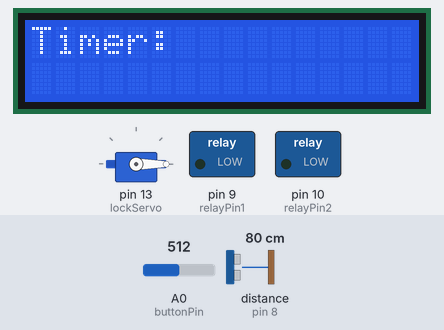
This sketch was run on a simulated Arduino Uno, built with avr-gcc and run on an emulated ATmega328P. On the bench: servo, 16×2 character LCD, switched loads named in the sketch (green lamp = pin HIGH). Wiring (inferred from the names in the program): ultrasonic range finder: trigger pin 7; echo pin 8. The test bench sets the inputs (shaded band); at power-on: A0 (buttonPin) = 512, distance to the obstacle (sensor on pin 8) 80 cm. The echo pulse lasts 58.3 µs per cm; pins used as bus, display or sensor lines are not drawn; what the sketch prints to the serial monitor is not drawn.

Above: at 0.5 s.
At 8.7 s:
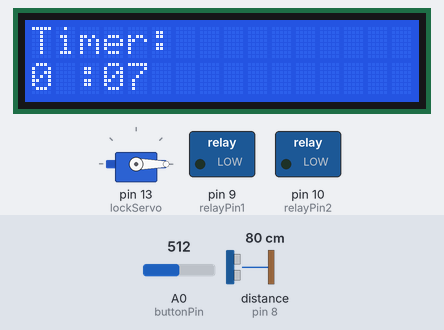
At 12.7 s:
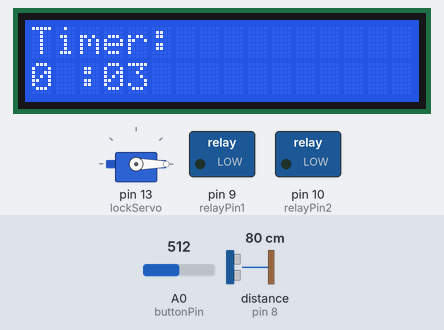
At 16.7 s:
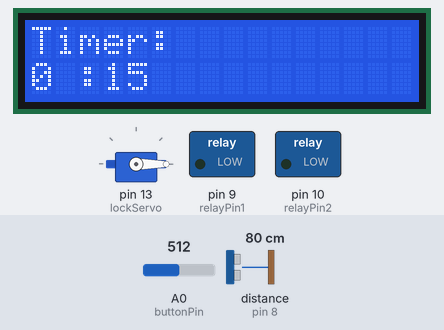
Timing chart, 0 to 33.8 s (numbered marks = the images above):
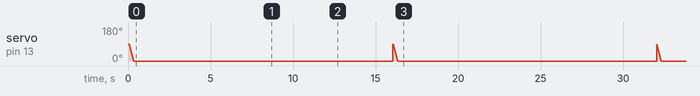

Measured:
- by itself, servo on pin 13 (lockServo): repeats every 16.0 s: 75° 0.03 s, 65° 0.03 s, 55° 0.03 s, 45° 0.03 s, 35° 0.03 s, 25° 0.03 s, 15° 0.03 s, 5° 0.03 s, 0° 15.7 s, 90° 0.02 s, 85° 0.03 s
- what the display in image 1 shows lasts 1.2 s, from 8.7 s to 9.9 s

The sketch:

merged.ino
```cpp
// include the library code:
#include <LiquidCrystal.h>
#include <Servo.h>

// lcd arduino pin numbers
const int rs = 12, en = 11, d4 = 5, d5 = 4, d6 = 3, d7 = 2;
LiquidCrystal lcd(rs, en, d4, d5, d6, d7);
const int buttonPin = A0;  // the number of the pushbutton pin
Servo lockServo;  // create Servo object to control a servo
// pin number of the sensor's output:
const int trigPin = 7; // outputs signal
const int echoPin = 8;  // receives echoed signal to read in data
const int relayPin1 = 9;
const int relayPin2 = 10;
bool lockState = false;  // variable for door lock status (0 (false) - unlocked, 1 (true) - locked)
int pos = 0;    // variable to store the servo position
unsigned long startTime;
bool timerStarted = false;
bool timerFinished = false;

int distances[5] = {100, 100, 100, 100, 100};
int count = 0;
unsigned long startTimeUS = 0;
bool isClose = false;
bool runningAway = false;
const int close_distance = 2; //inches; the distance we consider to be too close
long duration, inches, cm;

void setup() {
  lockServo.attach(13);  // attaches the servo on pin 9 to the Servo object
  pinMode(buttonPin, INPUT); // initialize the pushbutton pin as an input:
  Serial.begin(9600);
  pinMode(trigPin, OUTPUT);
  pinMode(echoPin, INPUT);
  pinMode(relayPin1, OUTPUT);
  pinMode(relayPin2, OUTPUT);
  pinMode(13, OUTPUT);
  lcd.begin(16, 2); // set up the LCD's number of columns and rows:
  lcd.print("Press to begin"); // Print a message to the LCD.
}


void loop() {
  double buttonState = analogRead(buttonPin); // read the state of the pushbutton value:
  Serial.println("Button State:");
  Serial.println(buttonState);

  // if not locked & button pushed-> lock door
  if (!lockState && buttonState > 400) {
    lcd.clear();
    lcd.print("Timer: ");
    Serial.println("locking");
    lock();
    delay(300);
    startTime = millis();
    timerStarted = true;
  }

  unsigned long elapsedSeconds = (millis() - startTime) / 1000;
  Serial.println("Elapsed seconds: ");
  Serial.println(elapsedSeconds);

  // //unlocking condition
  if (!lockState && elapsedSeconds == 15 && timerFinished) { // if it is locked and five seconds have passed after the timer has finished
    Serial.println("unlocking");
    unlock();
    displayTimeExpired();
    delay(300);
  }

 // if its locked display the timer
  if (lockState) {
    int secondsLeft = ((3 * 5) - elapsedSeconds) % 60;
    int minutesLeft = ((3 * 5) - elapsedSeconds) / 60;
    displayTime(minutesLeft, secondsLeft);
    if (secondsLeft <= 0 && minutesLeft <= 0) {
      timerFinished = true;
      lockState = false;
    }
  }
  // establish variables for duration of the ping, and the distance result
  // in inches and centimeters:
  // The PING))) is triggered by a HIGH pulse of 2 or more microseconds.
  // Give a short LOW pulse beforehand to ensure a clean HIGH pulse:
  digitalWrite(trigPin, LOW);
  delayMicroseconds(2);
  digitalWrite(trigPin, HIGH);
  delayMicroseconds(10);
  digitalWrite(trigPin, LOW);

  // The same pin is used to read the signal from the PING))): a HIGH pulse
  // whose duration is the time (in microseconds) from the sending of the ping
  // to the reception of its echo off of an object.
  duration = pulseIn(echoPin, HIGH);

  // convert the time into a distance
  inches = microsecondsToInches(duration);
  cm = microsecondsToCentimeters(duration);

  Serial.print(inches);
  Serial.print("in, ");
  Serial.print(cm);
  Serial.print("cm");
  Serial.println();
  //inches = ultrasonicDistance();

  int avg = 0;
  for (int i = 0; i < 5; i++) {
    avg += distances[i] / 5;
  }
  distances[count % 5] = inches;
  count++;

  if (avg <= close_distance) { // within close_distance
    if (!isClose) { //not false -> true
      isClose = true;
      startTimeUS = millis();  // Start timing (millis returns miliseconds since called)
    } else if ((millis() - startTimeUS >= close_distance*700) && lockState) {
      Serial.println("Distance <= 5 inches for 5 seconds. Running away!");
        // Do something to signify "return 0" – depends on context
        if (isClose && !runningAway) {
          runningAway = true;
          runAway();
          isClose = false;
        }
    }
  } else {
    isClose = false; // Reset if condition fails
    runningAway = false; // Reset trigger after object moves away
  }

  delay(300);
}

void unlock() {
  for (pos = 0; pos <= 90; pos += 5) { // goes from 0 degrees to 180 degrees
    lockServo.write(pos);              // tell servo to go to position in variable 'pos'
    delay(15);                       // waits 15 ms for the servo to reach the position
  }
  lockState = false;
  return;
}


void lock() {
  for (pos = 90; pos >= 0; pos -= 5) { // goes from 180 degrees to 0 degrees
    lockServo.write(pos);              // tell servo to go to position in variable 'pos'
    delay(15);                       // waits 15 ms for the servo to reach the position
  }
  lockState = true;
  return;
}


void displayTime(int minutesLeft, int secondsLeft) {
  lcd.setCursor(0, 1); // set the cursor to column 0, line 1
  lcd.print(minutesLeft ); // print the number of seconds since reset:
  lcd.setCursor(2, 1);
  lcd.print(":");
  if (secondsLeft <= 9) {
    lcd.setCursor(3, 1);
    lcd.print("0");
    lcd.setCursor(4, 1);
    lcd.print(secondsLeft);
  } else {
    lcd.setCursor(3, 1);
    lcd.print(secondsLeft);
  }
}


void displayTimeExpired() {
  lcd.clear();                      // Clear the screen
  lcd.setCursor(0, 0);              // Top line
  lcd.print("Timer complete!");      // Message
  lcd.setCursor(0, 1);              // Bottom line
  lcd.print("Door unlocked :)");       // Optional extra info
}


long microsecondsToInches(long microseconds) {
  // 73.746 microseconds per inch
  // This gives the distance travelled by the ping, outbound and return,
  // so we divide by 2 to get the distance of the obstacle.
  return microseconds / 74 / 2;
}


long microsecondsToCentimeters(long microseconds) {
// 29 microseconds per cm -> take half bc it travels to and from object
  return microseconds / 29 / 2;
}

void runAway() {
  digitalWrite(relayPin1, HIGH);  // Turn relay ON
  digitalWrite(relayPin2, HIGH);  // Turn relay ON
  delay(3000);                   // Wait 3 seconds

  digitalWrite(relayPin1, LOW);   // Turn relay OFF
  digitalWrite(relayPin2, LOW);   // Turn relay OFF
  delay(3000);                   // Wait 3 seconds


  runningAway = false;
  return;
}

long ultrasonicDistance() {
  // The PING))) is triggered by a HIGH pulse of 2 or more microseconds.
  // Give a short LOW pulse beforehand to ensure a clean HIGH pulse:
  digitalWrite(trigPin, LOW);
  delayMicroseconds(2);
  digitalWrite(trigPin, HIGH);
  delayMicroseconds(10);
  digitalWrite(trigPin, LOW);

  // The same pin is used to read the signal from the PING))): a HIGH pulse
  // whose duration is the time (in microseconds) from the sending of the ping
  // to the reception of its echo off of an object.
  duration = pulseIn(echoPin, HIGH);

  // convert the time into a distance
  inches = microsecondsToInches(duration);
  cm = microsecondsToCentimeters(duration);

  Serial.print(inches);
  Serial.print("in, ");
  Serial.print(cm);
  Serial.print("cm");
  Serial.println();
  return inches;
}
```
